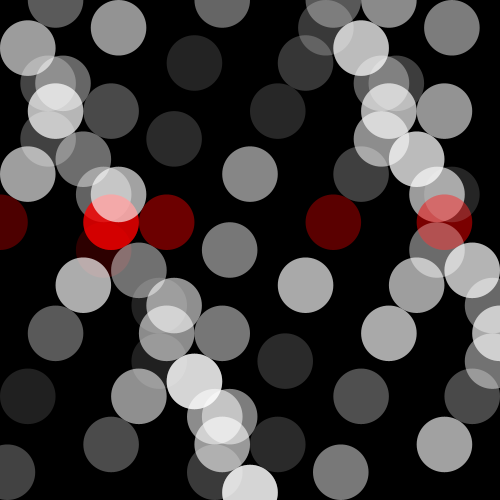
Frame 1 (no input)
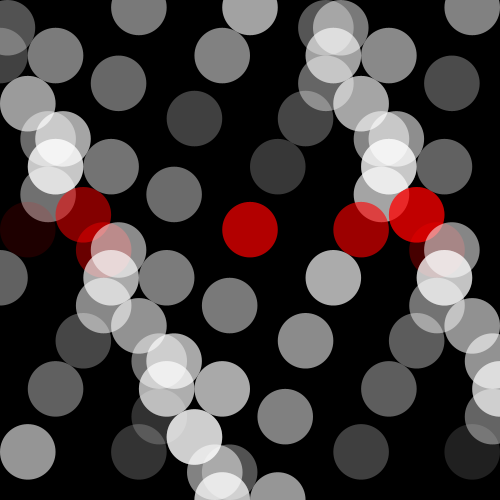
Frame 60 (the mouse pressed at the canvas centre just before this capture)
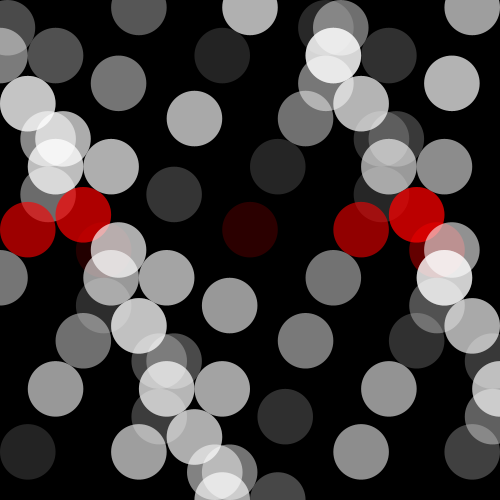
Frame 120 (the mouse held since frame 60 and released just before this capture)

The Processing sketch that drew these frames (run headless with seeded random() and noise(); from frame 60 on, the mouse is pressed at the canvas centre):

// Processing sketch: processing_151870
// ── processing_151870.pde

/*
 * Creative Coding
 * Week 2, 05 - Moving Patterns 1
 * by Indae Hwang and Jon McCormack
 * Copyright (c) 2014 Monash University
 *
 * This sketch builds on the previous sketches, drawing shapes based on the
 * current framerate. The movement of individual shapes combine to create a
 * gestalt field of motion. Use the arrow keys on your keyboard to change the
 * frame rate. 
 * 
 */

// variable used to store the current frame rate value
int frame_rate_value;

void setup() {
  size(500, 500);

  frame_rate_value = 6;
  frameRate(frame_rate_value);
  rectMode(CENTER);
  background(0);
}


void draw() {

  background(0);

  int num = 10;
  int margin = 0;
  float gutter = 0; //distance between each cell
  float cellsize = ( width - (2 * margin) - gutter * (num - 1) ) / (num - 1);

  int circleNumber = 0; // counter
  for (int i=0; i<num; i++) {
    for (int j=0; j<num; j++) {
      circleNumber = (i * num) + j; // different way to calculate the circle number from w2_04

      float tx = margin + cellsize * i + gutter * i;
      float ty = margin + cellsize * j + gutter * j;

      movingCircle(tx, ty, cellsize, circleNumber);
    }
  }
} //end of draw 


void movingCircle(float x, float y, float size, int circleNum) {

  float finalAngle;
  finalAngle = frameCount + circleNum;

  //the rotating angle for each tempX and tempY postion is affected by frameRate and angle;  
  float tempX = x + (size) * sin(PI / frame_rate_value * finalAngle);
  float tempY = y + (size) * cos(PI / frame_rate_value * finalAngle);

  noStroke();
    
     if (tempY<250 && tempY>200){
    
    fill(255,0,0,random(30,180));     }
     else
     {
    fill(255,random(30,180));
     }
      ellipse(tempX, tempY, size, size);

 
 
  //stroke(0);
  //noFill();
  //stroke(0);
  //line(x, y, tempX, tempY);
}


/*
 * keyReleased function
 *
 * called automatically by Processing when a keyboard key is released
 */
void keyReleased() {

  // right arrow -- increase frame_rate_value
  if (keyCode == RIGHT && frame_rate_value < 60) {
    frame_rate_value++;
  }

  // left arrow -- decrease frame_rate_value
  if ( keyCode == LEFT && frame_rate_value > 1) {
    frame_rate_value--;
  }

  // set the frameRate and print current value on the screen
  frameRate(frame_rate_value);
  println("Current frame Rate is: " + frame_rate_value);
}
